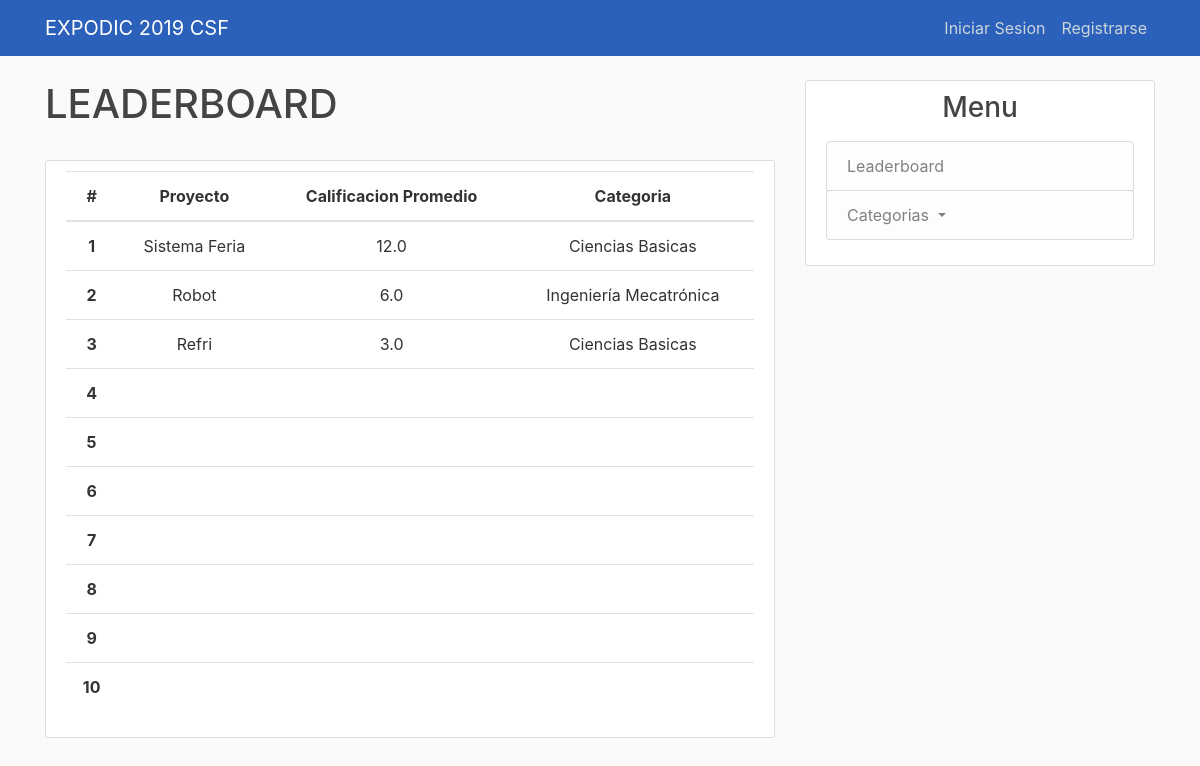
The app's page /leaderboard/, older data.
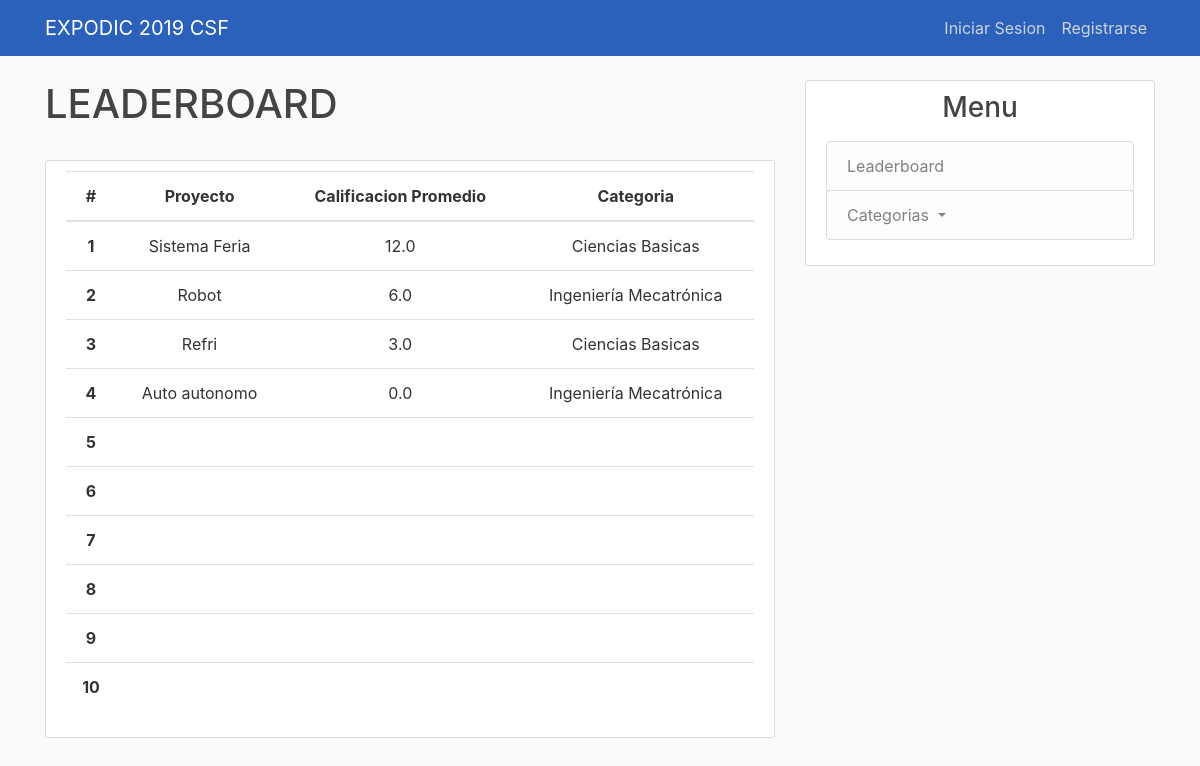
The same page, newer data.
### feria_ing/models.py (models this page shows, shortened)
class Project(models.Model):
    id = models.IntegerField(primary_key=True)
    nombre = models.CharField(max_length=140)
    descripcion = models.TextField()
    categorias = models.ForeignKey(
        Categoria,
        on_delete = models.SET_NULL,
        null = True
    )
    requierements = models.CharField(max_length=140, verbose_name= ('Requerimientos'))
    evaluaciones = models.IntegerField()

class Categoria(models.Model):
    abreviacion = models.CharField(max_length=7, primary_key=True)
    nombre = models.CharField(max_length=100)
    num_proyectos = models.IntegerField()
    def __str__(self):
        return self.nombre

### feria_ing/views.py (the view)
# urls.py: path('leaderboard/', views.leaderboard, name ='leaderboard'),
def leaderboard(request):
    project_list = Project.objects.all()
    project_dict = {}
    for project in project_list:
        evas = Evaluacion.objects.all().filter(proyecto = project.id)
        count = evas.count()
        if count == 0:
            count = 1
        project_dict[project.id] = project.evaluaciones/count
    sorted_projects = sorted(project_dict.items(), key=operator.itemgetter(1))
    sorted_projects.reverse()
    projects_final = []
    califs_final = []
    for thing in sorted_projects:
        proj = Project.objects.get(id = thing[0])
        calif = thing[1]
        projects_final.append(proj)
        califs_final.append(calif)
    list_al = Alumno.objects.all()
    prof_list = Profesor.objects.all()
    ld_user = request.user
    mat = ld_user.username.split('@')[0]
    print(mat)
    current_user = None
    for al in list_al:
            if al.matricula == mat:
                current_user = al
    if current_user:
        type = True #Es alumno
    else:
        type= False
    for prof in prof_list:
        if prof.matricula == mat:
                current_user = prof
    context = {
        'projects': projects_final,
        'user_current': current_user,
        'type': type,
        'califs': califs_final,
        'range': range(1,11)
    }
    return render(request, 'feria_ing/leaderboard.html', context)

### feria_ing/templates/feria_ing/leaderboard.html
{% extends "feria_ing/base.html" %}
{% block content %}
<h1> LEADERBOARD </h1>
  <br>
    <article class="media content-section">
            <table class="table" style="text-align: center;">
                    <thead>
                      <tr>
                        <th scope="col">#</th>
                        <th scope="col">Proyecto</th>
                        <th scope="col">Calificacion Promedio</th>
                        <th scope="col">Categoria</th>
                      </tr>
                    </thead>
                    <tbody>
                      <tr>
                        <th scope="row">1</th>
                        <td>{{projects.0.nombre}}</td>
                        <td>{{califs.0}}</td>
                        <td>{{projects.0.categorias}}</td>
                      </tr>
                      <tr>
                            <th scope="row">2</th>
                            <td>{{projects.1.nombre}}</td>
                            <td>{{califs.1}}</td>
                            <td>{{projects.1.categorias}}</td>
                        </tr>
                        <tr>
                            <th scope="row">3</th>
                            <td>{{projects.2.nombre}}</td>
                            <td>{{califs.2}}</td>
                            <td>{{projects.2.categorias}}</td>
                        </tr>
                        <tr>
                                <th scope="row">4</th>
                                <td>{{projects.3.nombre}}</td>
                                <td>{{califs.3}}</td>
                                <td>{{projects.3.categorias}}</td>
                            </tr>
                            <tr>
                                <th scope="row">5</th>
                                <td>{{projects.4.nombre}}</td>
                                <td>{{califs.4}}</td>
                                <td>{{projects.4.categorias}}</td>
                                </tr>
                            <tr>
                                <th scope="row">6</th>
                                <td>{{projects.5.nombre}}</td>
                                <td>{{califs.5}}</td>
                                <td>{{projects.5.categorias}}</td>
                                </tr>
                            <tr>
                                <th scope="row">7</th>
                                <td>{{projects.6.nombre}}</td>
                                <td>{{califs.6}}</td>
                                <td>{{projects.6.categorias}}</td>
                            </tr>
                            <tr>
                                <th scope="row">8</th>
                                <td>{{projects.7.nombre}}</td>
                                <td>{{califs.7}}</td>
                                <td>{{projects.7.categorias}}</td>
                            </tr>
                            <tr>
                                <th scope="row">9</th>
                                <td>{{projects.8.nombre}}</td>
                                <td>{{califs.8}}</td>
                                <td>{{projects.8.categorias}}</td>
                            </tr>
                            <tr>
                                <th scope="row">10</th>
                                <td>{{projects.9.nombre}}</td>
                                <td>{{califs.9}}</td>
                                <td>{{projects.9.categorias}}</td>
                            </tr>
                    </tbody>
                  </table>
    </article>
{% endblock content %}

Row changes from the older to the newer data that the page shows:
added Project: nombre "Auto autonomo", categorias.nombre "Ingeniería Mecatrónica"
Text that changed along with them:
{{ califs.3 }}: (not shown) → "0.0"
